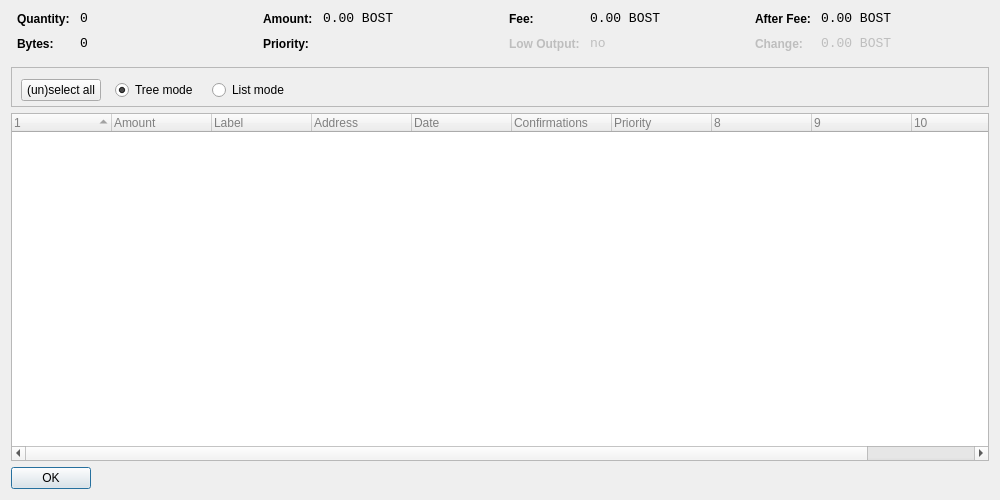
<?xml version="1.0" encoding="UTF-8"?>
<ui version="4.0">
 <class>CoinControlDialog</class>
 <widget class="QDialog" name="CoinControlDialog">
  <property name="geometry">
   <rect>
    <x>0</x>
    <y>0</y>
    <width>1000</width>
    <height>500</height>
   </rect>
  </property>
  <property name="windowTitle">
   <string>Coin Control</string>
  </property>
  <layout class="QVBoxLayout" name="verticalLayout">
   <item>
    <layout class="QHBoxLayout" name="horizontalLayoutTop" stretch="0,0,0,0">
     <property name="topMargin">
      <number>0</number>
     </property>
     <property name="bottomMargin">
      <number>10</number>
     </property>
     <item>
      <layout class="QFormLayout" name="formLayoutCoinControl1">
       <property name="horizontalSpacing">
        <number>10</number>
       </property>
       <property name="verticalSpacing">
        <number>10</number>
       </property>
       <property name="leftMargin">
        <number>6</number>
       </property>
       <property name="rightMargin">
        <number>6</number>
       </property>
       <item row="0" column="0">
        <widget class="QLabel" name="labelCoinControlQuantityText">
         <property name="styleSheet">
          <string notr="true">font-weight:bold;</string>
         </property>
         <property name="text">
          <string>Quantity:</string>
         </property>
        </widget>
       </item>
       <item row="0" column="1">
        <widget class="QLabel" name="labelCoinControlQuantity">
         <property name="font">
          <font>
           <family>Monospace</family>
           <pointsize>10</pointsize>
          </font>
         </property>
         <property name="cursor">
          <cursorShape>IBeamCursor</cursorShape>
         </property>
         <property name="contextMenuPolicy">
          <enum>Qt::ActionsContextMenu</enum>
         </property>
         <property name="text">
          <string notr="true">0</string>
         </property>
         <property name="textInteractionFlags">
          <set>Qt::LinksAccessibleByMouse|Qt::TextSelectableByKeyboard|Qt::TextSelectableByMouse</set>
         </property>
        </widget>
       </item>
       <item row="1" column="0">
        <widget class="QLabel" name="labelCoinControlBytesText">
         <property name="styleSheet">
          <string notr="true">font-weight:bold;</string>
         </property>
         <property name="text">
          <string>Bytes:</string>
         </property>
        </widget>
       </item>
       <item row="1" column="1">
        <widget class="QLabel" name="labelCoinControlBytes">
         <property name="font">
          <font>
           <family>Monospace</family>
           <pointsize>10</pointsize>
          </font>
         </property>
         <property name="cursor">
          <cursorShape>IBeamCursor</cursorShape>
         </property>
         <property name="contextMenuPolicy">
          <enum>Qt::ActionsContextMenu</enum>
         </property>
         <property name="text">
          <string notr="true">0</string>
         </property>
         <property name="textInteractionFlags">
          <set>Qt::LinksAccessibleByMouse|Qt::TextSelectableByKeyboard|Qt::TextSelectableByMouse</set>
         </property>
        </widget>
       </item>
      </layout>
     </item>
     <item>
      <layout class="QFormLayout" name="formLayoutCoinControl2">
       <property name="horizontalSpacing">
        <number>10</number>
       </property>
       <property name="verticalSpacing">
        <number>10</number>
       </property>
       <property name="leftMargin">
        <number>6</number>
       </property>
       <property name="rightMargin">
        <number>6</number>
       </property>
       <item row="0" column="0">
        <widget class="QLabel" name="labelCoinControlAmountText">
         <property name="styleSheet">
          <string notr="true">font-weight:bold;</string>
         </property>
         <property name="text">
          <string>Amount:</string>
         </property>
        </widget>
       </item>
       <item row="0" column="1">
        <widget class="QLabel" name="labelCoinControlAmount">
         <property name="font">
          <font>
           <family>Monospace</family>
           <pointsize>10</pointsize>
          </font>
         </property>
         <property name="cursor">
          <cursorShape>IBeamCursor</cursorShape>
         </property>
         <property name="contextMenuPolicy">
          <enum>Qt::ActionsContextMenu</enum>
         </property>
         <property name="text">
          <string notr="true">0.00 BOST</string>
         </property>
         <property name="textInteractionFlags">
          <set>Qt::LinksAccessibleByMouse|Qt::TextSelectableByKeyboard|Qt::TextSelectableByMouse</set>
         </property>
        </widget>
       </item>
       <item row="1" column="0">
        <widget class="QLabel" name="labelCoinControlPriorityText">
         <property name="styleSheet">
          <string notr="true">font-weight:bold;</string>
         </property>
         <property name="text">
          <string>Priority:</string>
         </property>
        </widget>
       </item>
       <item row="1" column="1">
        <widget class="QLabel" name="labelCoinControlPriority">
         <property name="font">
          <font>
           <family>Monospace</family>
           <pointsize>10</pointsize>
          </font>
         </property>
         <property name="cursor">
          <cursorShape>IBeamCursor</cursorShape>
         </property>
         <property name="contextMenuPolicy">
          <enum>Qt::ActionsContextMenu</enum>
         </property>
         <property name="text">
          <string/>
         </property>
         <property name="textInteractionFlags">
          <set>Qt::LinksAccessibleByMouse|Qt::TextSelectableByKeyboard|Qt::TextSelectableByMouse</set>
         </property>
        </widget>
       </item>
      </layout>
     </item>
     <item>
      <layout class="QFormLayout" name="formLayoutCoinControl3">
       <property name="horizontalSpacing">
        <number>10</number>
       </property>
       <property name="verticalSpacing">
        <number>10</number>
       </property>
       <property name="leftMargin">
        <number>6</number>
       </property>
       <property name="rightMargin">
        <number>6</number>
       </property>
       <item row="0" column="0">
        <widget class="QLabel" name="labelCoinControlFeeText">
         <property name="styleSheet">
          <string notr="true">font-weight:bold;</string>
         </property>
         <property name="text">
          <string>Fee:</string>
         </property>
        </widget>
       </item>
       <item row="0" column="1">
        <widget class="QLabel" name="labelCoinControlFee">
         <property name="font">
          <font>
           <family>Monospace</family>
           <pointsize>10</pointsize>
          </font>
         </property>
         <property name="cursor">
          <cursorShape>IBeamCursor</cursorShape>
         </property>
         <property name="contextMenuPolicy">
          <enum>Qt::ActionsContextMenu</enum>
         </property>
         <property name="text">
          <string notr="true">0.00 BOST</string>
         </property>
         <property name="textInteractionFlags">
          <set>Qt::LinksAccessibleByMouse|Qt::TextSelectableByKeyboard|Qt::TextSelectableByMouse</set>
         </property>
        </widget>
       </item>
       <item row="1" column="0">
        <widget class="QLabel" name="labelCoinControlLowOutputText">
         <property name="enabled">
          <bool>false</bool>
         </property>
         <property name="styleSheet">
          <string notr="true">font-weight:bold;</string>
         </property>
         <property name="text">
          <string>Low Output:</string>
         </property>
        </widget>
       </item>
       <item row="1" column="1">
        <widget class="QLabel" name="labelCoinControlLowOutput">
         <property name="enabled">
          <bool>false</bool>
         </property>
         <property name="font">
          <font>
           <family>Monospace</family>
           <pointsize>10</pointsize>
          </font>
         </property>
         <property name="cursor">
          <cursorShape>IBeamCursor</cursorShape>
         </property>
         <property name="contextMenuPolicy">
          <enum>Qt::ActionsContextMenu</enum>
         </property>
         <property name="text">
          <string notr="true">no</string>
         </property>
         <property name="textInteractionFlags">
          <set>Qt::LinksAccessibleByMouse|Qt::TextSelectableByKeyboard|Qt::TextSelectableByMouse</set>
         </property>
        </widget>
       </item>
      </layout>
     </item>
     <item>
      <layout class="QFormLayout" name="formLayoutCoinControl4">
       <property name="horizontalSpacing">
        <number>10</number>
       </property>
       <property name="verticalSpacing">
        <number>10</number>
       </property>
       <property name="leftMargin">
        <number>6</number>
       </property>
       <property name="rightMargin">
        <number>6</number>
       </property>
       <item row="0" column="0">
        <widget class="QLabel" name="labelCoinControlAfterFeeText">
         <property name="styleSheet">
          <string notr="true">font-weight:bold;</string>
         </property>
         <property name="text">
          <string>After Fee:</string>
         </property>
        </widget>
       </item>
       <item row="0" column="1">
        <widget class="QLabel" name="labelCoinControlAfterFee">
         <property name="font">
          <font>
           <family>Monospace</family>
           <pointsize>10</pointsize>
          </font>
         </property>
         <property name="cursor">
          <cursorShape>IBeamCursor</cursorShape>
         </property>
         <property name="contextMenuPolicy">
          <enum>Qt::ActionsContextMenu</enum>
         </property>
         <property name="text">
          <string notr="true">0.00 BOST</string>
         </property>
         <property name="textInteractionFlags">
          <set>Qt::LinksAccessibleByMouse|Qt::TextSelectableByKeyboard|Qt::TextSelectableByMouse</set>
         </property>
        </widget>
       </item>
       <item row="1" column="0">
        <widget class="QLabel" name="labelCoinControlChangeText">
         <property name="enabled">
          <bool>false</bool>
         </property>
         <property name="styleSheet">
          <string notr="true">font-weight:bold;</string>
         </property>
         <property name="text">
          <string>Change:</string>
         </property>
        </widget>
       </item>
       <item row="1" column="1">
        <widget class="QLabel" name="labelCoinControlChange">
         <property name="enabled">
          <bool>false</bool>
         </property>
         <property name="font">
          <font>
           <family>Monospace</family>
           <pointsize>10</pointsize>
          </font>
         </property>
         <property name="cursor">
          <cursorShape>IBeamCursor</cursorShape>
         </property>
         <property name="contextMenuPolicy">
          <enum>Qt::ActionsContextMenu</enum>
         </property>
         <property name="text">
          <string notr="true">0.00 BOST</string>
         </property>
         <property name="textInteractionFlags">
          <set>Qt::LinksAccessibleByMouse|Qt::TextSelectableByKeyboard|Qt::TextSelectableByMouse</set>
         </property>
        </widget>
       </item>
      </layout>
     </item>
    </layout>
   </item>
   <item>
    <widget class="QFrame" name="frame">
     <property name="minimumSize">
      <size>
       <width>182</width>
       <height>40</height>
      </size>
     </property>
     <property name="frameShape">
      <enum>QFrame::StyledPanel</enum>
     </property>
     <property name="frameShadow">
      <enum>QFrame::Sunken</enum>
     </property>
     <widget class="QWidget" name="horizontalLayoutWidget">
      <property name="geometry">
       <rect>
        <x>10</x>
        <y>0</y>
        <width>781</width>
        <height>47</height>
       </rect>
      </property>
      <layout class="QHBoxLayout" name="horizontalLayoutPanel" stretch="0,0,0,0">
       <property name="spacing">
        <number>14</number>
       </property>
       <item>
        <widget class="QPushButton" name="pushButtonSelectAll">
         <property name="sizePolicy">
          <sizepolicy hsizetype="Maximum" vsizetype="Fixed">
           <horstretch>0</horstretch>
           <verstretch>0</verstretch>
          </sizepolicy>
         </property>
         <property name="text">
          <string>(un)select all</string>
         </property>
        </widget>
       </item>
       <item>
        <widget class="QRadioButton" name="radioTreeMode">
         <property name="sizePolicy">
          <sizepolicy hsizetype="Maximum" vsizetype="Fixed">
           <horstretch>0</horstretch>
           <verstretch>0</verstretch>
          </sizepolicy>
         </property>
         <property name="text">
          <string>Tree mode</string>
         </property>
         <property name="checked">
          <bool>true</bool>
         </property>
        </widget>
       </item>
       <item>
        <widget class="QRadioButton" name="radioListMode">
         <property name="sizePolicy">
          <sizepolicy hsizetype="Maximum" vsizetype="Fixed">
           <horstretch>0</horstretch>
           <verstretch>0</verstretch>
          </sizepolicy>
         </property>
         <property name="text">
          <string>List mode</string>
         </property>
        </widget>
       </item>
       <item>
        <spacer name="horizontalSpacer">
         <property name="orientation">
          <enum>Qt::Horizontal</enum>
         </property>
         <property name="sizeHint" stdset="0">
          <size>
           <width>40</width>
           <height>20</height>
          </size>
         </property>
        </spacer>
       </item>
      </layout>
     </widget>
    </widget>
   </item>
   <item>
    <widget class="CoinControlTreeWidget" name="treeWidget">
     <property name="contextMenuPolicy">
      <enum>Qt::CustomContextMenu</enum>
     </property>
     <property name="styleSheet">
      <string notr="true">QFrame {
	color: grey;

}</string>
     </property>
     <property name="sortingEnabled">
      <bool>false</bool>
     </property>
     <property name="columnCount">
      <number>11</number>
     </property>
     <attribute name="headerShowSortIndicator" stdset="0">
      <bool>true</bool>
     </attribute>
     <attribute name="headerStretchLastSection">
      <bool>false</bool>
     </attribute>
     <column>
      <property name="text">
       <string/>
      </property>
     </column>
     <column>
      <property name="text">
       <string>Amount</string>
      </property>
     </column>
     <column>
      <property name="text">
       <string>Label</string>
      </property>
     </column>
     <column>
      <property name="text">
       <string>Address</string>
      </property>
     </column>
     <column>
      <property name="text">
       <string>Date</string>
      </property>
     </column>
     <column>
      <property name="text">
       <string>Confirmations</string>
      </property>
      <property name="toolTip">
       <string>Confirmed</string>
      </property>
     </column>
     <column>
      <property name="text">
       <string>Priority</string>
      </property>
     </column>
     <column>
      <property name="text">
       <string/>
      </property>
     </column>
     <column>
      <property name="text">
       <string/>
      </property>
     </column>
     <column>
      <property name="text">
       <string/>
      </property>
     </column>
     <column>
      <property name="text">
       <string/>
      </property>
     </column>
    </widget>
   </item>
   <item>
    <widget class="QDialogButtonBox" name="buttonBox">
     <property name="sizePolicy">
      <sizepolicy hsizetype="Maximum" vsizetype="Fixed">
       <horstretch>0</horstretch>
       <verstretch>0</verstretch>
      </sizepolicy>
     </property>
     <property name="orientation">
      <enum>Qt::Horizontal</enum>
     </property>
     <property name="standardButtons">
      <set>QDialogButtonBox::Ok</set>
     </property>
    </widget>
   </item>
  </layout>
 </widget>
 <customwidgets>
  <customwidget>
   <class>CoinControlTreeWidget</class>
   <extends>QTreeWidget</extends>
   <header>coincontroltreewidget.h</header>
  </customwidget>
 </customwidgets>
 <resources/>
 <connections/>
</ui>
